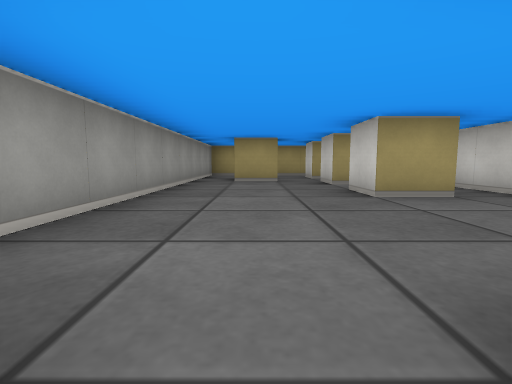
View 1 (above)

13 first-person views from a walk through a cub3D maze. The camera is about half as high as the walls, tilts 6° down and sees 85° across. The floor is counted in squares. Each view is taken from the middle of a square. On the plan, view 1 faces up. The plan holds only what a view shows up to about 9 squares ahead; the rest is blank.

View 2
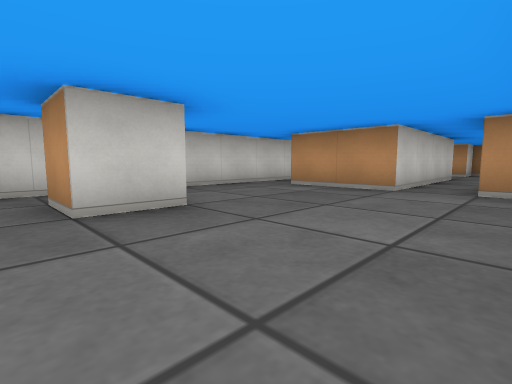

View 3
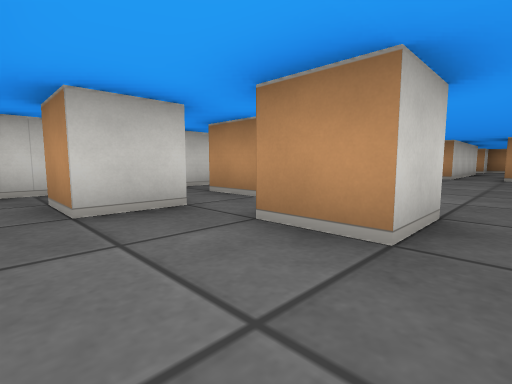

View 4
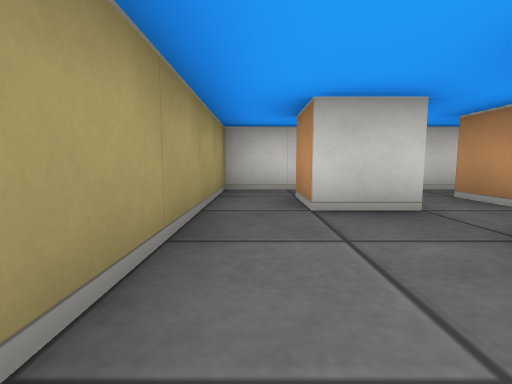

View 5
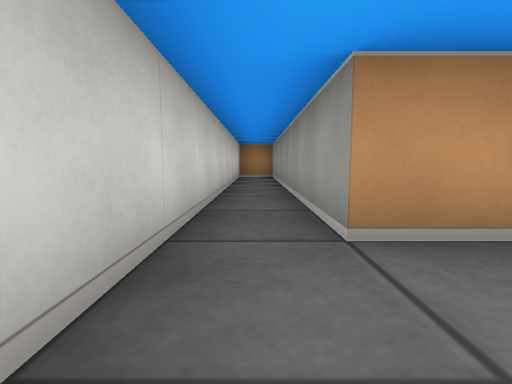

View 6
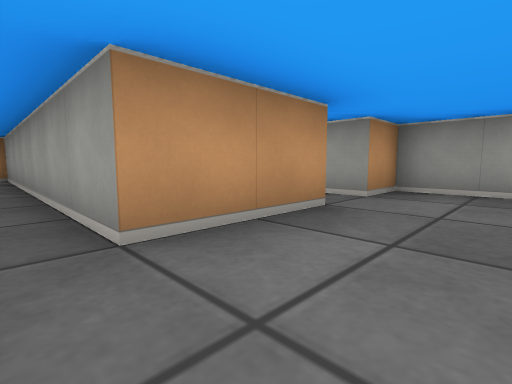

View 7
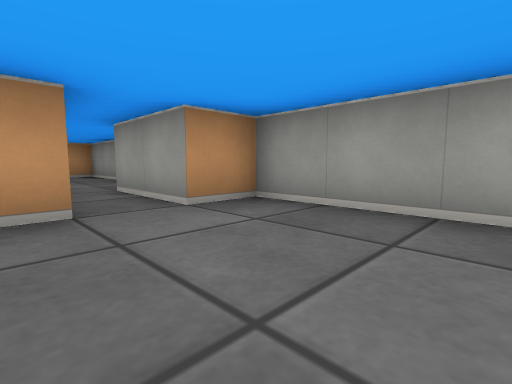

View 8
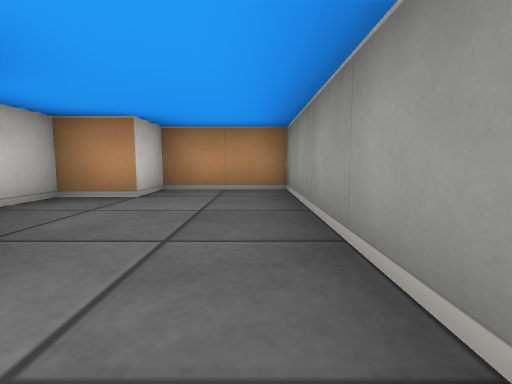

View 9
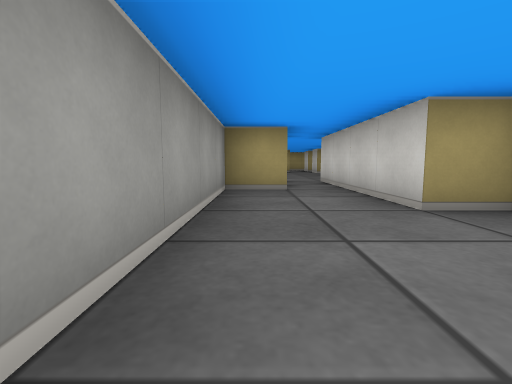

View 10
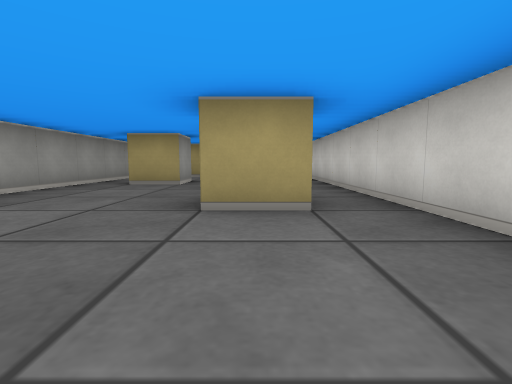

View 11
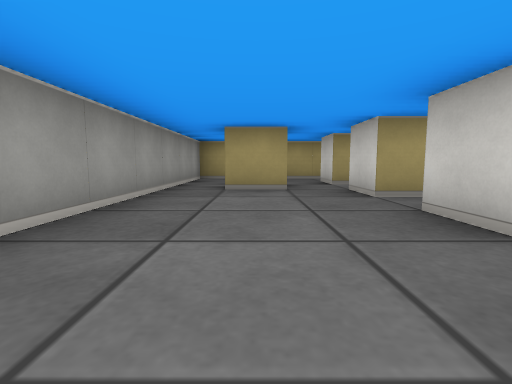

View 12
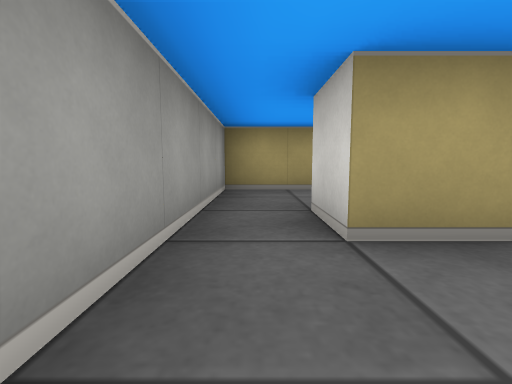

View 13
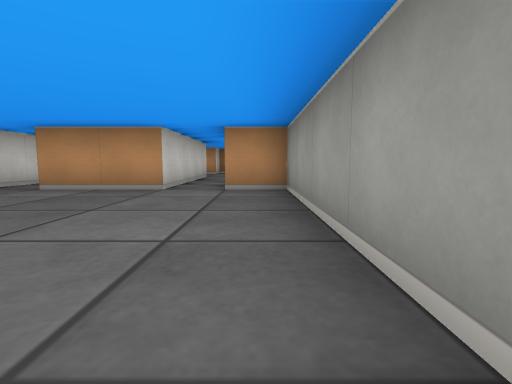

### Floor plan
Points are (right, up) in squares from view 1. A wall is a line through its corners. A room is listed if a view was taken in it or the views show most of it. See-through windows are left out.
Room 1 (views 1, 8, 9)
walls: (1.4, -3.5) (0.5, -3.5) (0.5, 0.5); (-0.5, 0.5) (-0.5, -1.5) (-1.5, -1.5) (-1.5, -6.5) (0.5, -6.5) (0.5, -5.5) (1.5, -5.5) (1.5, -4.6)
ways out: opening at (0, 0) to room 2
Room 2 (views 2, 3, 4, 5, 6, 7, 10, 11, 12, 13)
walls: (2.6, 3.5) (1.5, 3.5) (1.5, 4.5) (2.5, 4.5); (2.1, 5.5) (1.5, 5.5) (1.5, 6.5) (2.5, 6.5); (0.5, 6.5) (-0.5, 6.5) (-0.5, 7.5) (0.5, 7.5) (0.5, 6.5); (1.5, 7.4) (1.5, 8.5) (2.5, 8.5); (0.5, 0.5) (2.5, 0.5) (2.5, -6.5) (3.5, -6.5) (3.5, 9.5) (-1.5, 9.5) (-1.5, 0.5) (-0.5, 0.5)
ways out: opening at (0, 0) to room 1

Positions as (right, up) in squares from view 1, and headings:
1: (0, 0), facing up
2: (-1, 5), facing down-right
3: (-1, 9), facing down-right
4: (-1, 9), facing right
5: (3, 2), facing down
6: (3, 2), facing down-left
7: (1, 3), facing down-left
8: (-1, -2), facing down
9: (-1, -6), facing up
10: (2, 1), facing up
11: (0, 2), facing up
12: (-1, 5), facing up
13: (-1, 5), facing down
